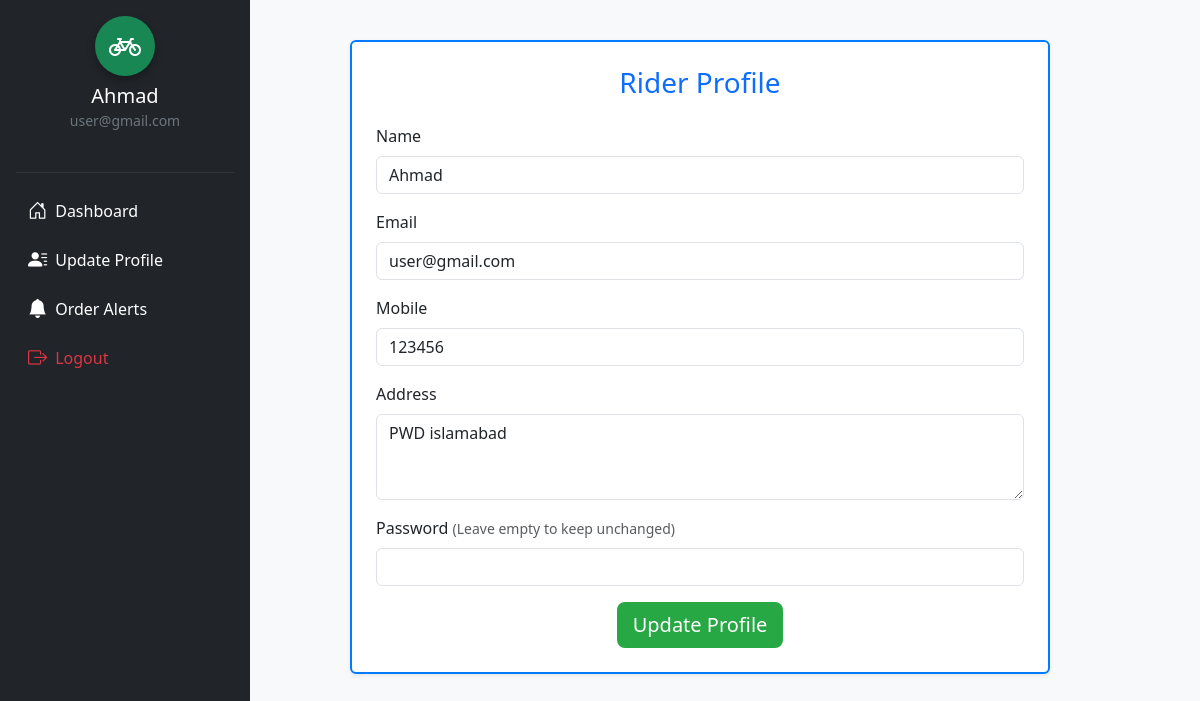
/rider/rider_profile.php (signed in), run on the app's committed database.
### tables this page shows
CREATE TABLE `tblusers` (
  `id` int(11) NOT NULL,
  `name` varchar(100) NOT NULL,
  `email` varchar(100) NOT NULL,
  `password` varchar(255) NOT NULL,
  `mobile` varchar(20) NOT NULL,
  `address` text DEFAULT NULL,
  `user_type` enum('admin','customer','rider') NOT NULL,
  `verification_code` varchar(6) DEFAULT NULL,
  `is_verified` tinyint(1) DEFAULT 0,
  `created_at` timestamp NOT NULL DEFAULT current_timestamp()
);

### rider/rider_profile.php (the view, shortened to what this page needs)
<?php
include("../dbconnection.php");
$userid = $_SESSION['userid'];
$q = mysqli_query($conn, "SELECT * FROM tblusers WHERE id='$userid'");
$user = mysqli_fetch_assoc($q);
?>
<!DOCTYPE html>
<html lang="en">
<head>
  <link href="https://cdn.jsdelivr.net/npm/bootstrap@5.3.0/dist/css/bootstrap.min.css" rel="stylesheet">
</head>
<body>
<div class="container-fluid">
  <div class="row">
    <div class="col-md-3 col-lg-2 p-0">
      <?php include 'sidebar.php'; ?>
    </div>
    <div class="col-md-9 col-lg-10">
      <div class="profile-card card shadow-sm p-4">
        <h3 class="card-title mb-4 text-center text-primary">Rider Profile</h3>
        <form method="POST" class="needs-validation" novalidate>
          <div class="mb-3">
            <label class="form-label">Name</label>
            <input type="text" name="name" value="<?php echo htmlspecialchars($user['name']); ?>" class="form-control" required>
          </div>
          <div class="mb-3">
            <label class="form-label">Email</label>
            <input type="email" name="email" value="<?php echo htmlspecialchars($user['email']); ?>" class="form-control" required>
          </div>
          <div class="mb-3">
            <label class="form-label">Mobile</label>
            <input type="text" name="mobile" value="<?php echo htmlspecialchars($user['mobile']); ?>" class="form-control" required>
          </div>
          <div class="mb-3">
            <label class="form-label">Address</label>
            <textarea name="address" class="form-control" rows="3" required><?php echo htmlspecialchars($user['address']); ?></textarea>
          </div>
          <div class="mb-3">
            <label class="form-label">Password <small class="text-muted">(Leave empty to keep unchanged)</small></label>
            <input type="password" name="password" class="form-control">
          </div>
          <div class="text-center">
            <button type="submit" class="btn btn-primary btn-lg btn-update">Update Profile</button>
          </div>
        </form>
      </div>
    </div>
  </div>
</div>
</body>
</html>

### rider/rider_profile.php (style rules this page uses)
body { background-color: #f8f9fa; }
.profile-card { max-width: 700px; margin: 40px auto; border: 2px solid #007bff; }
.btn-update { background-color: #28a745; border: none; }

### data on the page
tblusers: name "Ahmad", email "user@gmail.com", mobile "123456", address "PWD islamabad"

### other printed values
$riderName "Ahmad"
$riderEmail "user@gmail.com"
